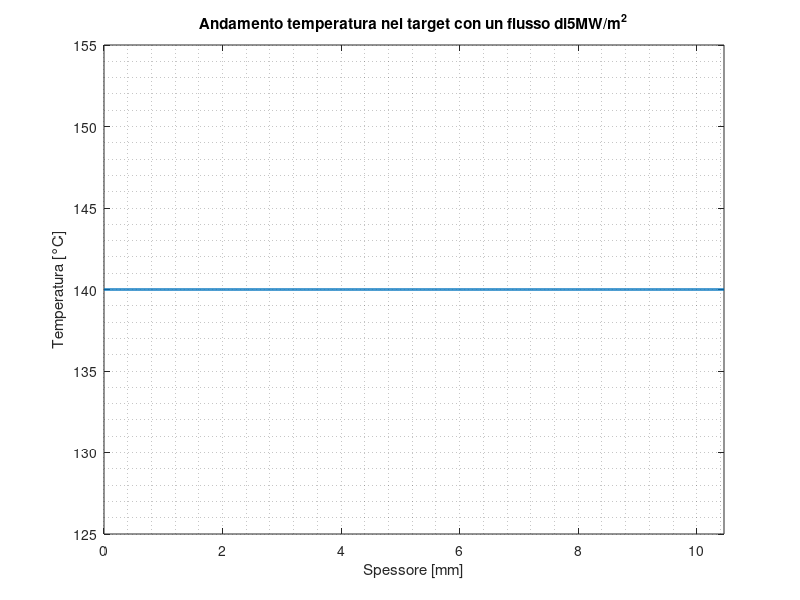

Write MATLAB code to recreate this figure. (Note: this script raises an error after producing the figure.)
%%% Modello 1D parete con proprietà dipendenti dalla temperatura +
%%% evaporazione del LM + ebollizione nucleata (no vapour shielding)

clear all
close all
clc

set(0,'DefaultAxesLineWidth',0.7)
set(0,'defaultlinelinewidth',2)
set(0,'DefaultAxesFontSize',10)

%ipotesi 1): proprietà non dipendenti dalla pressione;  
%ipotesi 2): flusso imposto minore del flusso critico, quindi sempre %ebollizione nucleata
%ipotesi 3): deflusso dell'acqua completamente sviluppato e a regime (invece la temperatura della parete evolve nel tempo)
%ipotesi 4): proprietà calcolate a Twater (e non alla temperatura media di
%uscita ed entrata)
%ipotesi 5): fattore f=0.5 dal Roccella per la media pesata delle proprietà
%della CPS
%ipotesi 6): no resistenza di contatto e no resistenza tra CuCrZr e tubo (solo convettiva)
%ipotesi 7): no interferenza tra i tubi e no shape factor del 2D

%modello 1D composto da CPS e CuCrZr. Parametri geometrici e
%termofluidodinamici dal paper di Roccella. La quotatura del pezzo, non
%ricavabile interamente dal paper, è stata completata attraverso la proporzione delle misure della figura sul paper 

%% Proprietà termofisiche
Tw=140; %[°C]
Tin=Tw;  
LCuCrZr=8.46e-3; %[m]
LCPS=2e-3; %[m] 
Ltot=LCPS+LCuCrZr;
DD=8e-3; %[m]
vel=12; %[m/s]
delta=0.8e-3; %[m]   %twisted tape thickness (fonte: SOLPS-ITER simplified heat transfer model for plasma facing components, Stefano Carli)
diameter=4*(pi*(DD^2)/4-delta*DD)/(pi*DD+2*DD-2*delta);  %diametro idraulico (fonte: SOLPS-ITER simplified heat transfer model for plasma facing components, Stefano Carli)
speed=vel*(1+pi^2/4/4)^0.5; %velocità con twisted tape (fonte: SOLPS-ITER simplified heat transfer model for plasma facing components, Stefano Carli)
RR=8.314;  %costante dei gas

%acqua (saturated water @ Tw da Incropera); b:410K, t=420K:
cp_b=4.278e3; %[J/kg/K]
cp_t=4.302e3; %[J/kg/K]
rho_b=1/1.077*1e3; %[kg/m^3]
rho_t=1/1.088*1e3; %[kg/m^3]
mu_b=200e-6; %[N*s/m^2]
mu_t=185e-6; %[N*s/m^2]
kk_b=688e-3; %[W/m/K]
kk_t=688e-3; %[W/m/K]
Pr_b=1.24;
Pr_t=1.16; 

mu_f_water=@(T) 2.4638e-5*exp(4.42e-4*50+(4.703e3-50*0.9565)/RR/(T+273.15-140.3-50*1.24e-2));  %[Pa*s] %(fonte:Dependence of Water Viscosity on Temperature and Pressure, E. R. Likhachev)

cp_w=cp_b+(Tw+273.15-410)/(420-410)*(cp_t-cp_b); %[J/kg/K]
rho_w=rho_b+(Tw+273.15-410)/(420-410)*(rho_t-rho_b); %[kg/m^3]
mu_w=mu_b+(Tw+273.15-410)/(420-410)*(mu_t-mu_b); %[N*s/m^2]
kk_w=kk_b+(Tw+273.15-410)/(420-410)*(kk_t-kk_b); %[W/m/K]
Pr_w=Pr_b+(Tw+273.15-410)/(420-410)*(Pr_t-Pr_b);

%CuCrZr-da file forniti
rho_cucrzr=@(T) 8900.*(1 - 0.000003.*(7.20e-9.*T.^3 - 9.05e-6.*T.^2+6.24e-3.*T+1.66*1e1).*(T - 20)); %T in °C %[kg/m^3]
cp_cucrzr=@(T) 6.32e-6.*T.^2 + 9.49e-2.*T + 3.88e2;  %T in °C  %[J/kg/K]
kk_cucrzr=@(T) 2.11e-7.*T.^3-2.83e-4.*T.^2 + 1.38e-1.*T + 3.23e2;  %T in °C %[W/m/K]

%Sn-da file forniti
rho_sn=@(T) 6979-0.652.*(T+273.15-505.08); %T in °C  %[kg/m^3]
mu_sn=@(T) 1e-3*10.^(-0.408+343.4./(T+273.15));  %T in °C %[N*s/m^2]
kk_sn=@(T) 13.90+0.02868.*(T+273.15);  %T in °C %[W/m/K]
cp_sn=@(T) (9.97-9.15e-3.*(T+273.15)+6.5e-6.*(T+273.15).^2)/(118.71*1e-3)*4.184;  %T in °C  %[J/kg/K]

%W-da file forniti
rho_tung=@(T) 1e3.*(19.3027-2.3786e-4.*T-2.2448e-8.*T.^2); %T in °C  %[kg/m^3]
cp_tung=@(T) 128.308+3.2797e-2.*T-3.4097e-6.*T.^2; %T in °C  %[J/kg/K]
kk_tung=@(T) 174.9274-0.1067.*T+5.0067e-5.*T.^2-7.8349e-9.*T.^3; %T in °C %[W/m/K]

%CPS-proprietà ricavate attraverso una media pesata come dal paper fornito
%(Power handling of a liquid-metal based CPS structure under high steady-state heat and particle fluxes, Morgan et al.)
ff=0.5; 
kk_CPS_sn=@(T) ff*kk_sn(T)+(1-ff)*kk_tung(T); %[W/m/K]
rho_CPS_sn=@(T) ff*rho_sn(T)+(1-ff)*rho_tung(T);  %[kg/m^3]
cp_CPS_sn=@(T) ff*cp_sn(T)+(1-ff)*cp_tung(T); %[J/kg/K]

%% Calcolo dei parametri per il coefficiente di scambio termico (HTC)
Re_w=rho_w*speed*diameter/mu_w;
pressure=5; %[MPa]
T_sat=263.8; %[°C] temperatura di saturazione a 5 MPa
factor=1.15; %fattore di correzione per twisted tape (fonte: SOLPS-ITER simplified heat transfer model for plasma facing components, Stefano Carli) 
hh_st=@(Twall) factor*kk_w/diameter*0.027*(Re_w^(4/5))*(Pr_w^(1/3))*(mu_w/mu_f_water(Twall))^0.14; %correlazione di Sieder-Tate modificata %[W/m^2/K]

%% evaporazione LM
eta=1.66;
fredep=0.9;
molecular_weight=118.71*1.66054*1e-27; %[kg] 
Boltzmann=1.38*1e-23; %[J/K]
Avogadro=6.022*1e23; %[mol^-1]
enthalpy=@(T) -1285.372+28.4512*(T+273.15); %[J/mol]  %da proprietà Sn
vapor_pressure=@(T) 101325*10^(5.262-15332/(T+273.15));  %[Pa]  %da proprietà Sn
molar_flux=@(T) eta*fredep*vapor_pressure(T)/sqrt(2*pi*molecular_weight*Boltzmann*(273.15+T))/Avogadro;  %[mol/m^2/s]

%% flusso iniziale
q_par_u=1.6e9; %[W/m^2]  %da design DTT
beta=pi/6; %[°] %inclinazione delle linee di campo rispetto al target, da design DTT
B_theta_B_u=1.7/6.2; %(B_theta/B)_u  %da design DTT
B_theta_B_u___B_theta_B_t=3;  %(B_theta/B)_u/%(B_theta/B)_t  %da design DTT
rapp_aree=sin(beta)*B_theta_B_u/B_theta_B_u___B_theta_B_t;
coeff_mitigazione=1.8; %coefficiente di mitigazione dovuto al gas nobile

%% Soluzione
%Discretizzazione nello spazio
dx=1e-5;
xx1=(0:dx:LCuCrZr)'; %pedice1=CuCrZr
ni=length(xx1); %nodo di interfaccia
xx2=(LCuCrZr+dx:dx:Ltot)'; %pedice2=CPS
xx=[xx1;xx2];
nn=length(xx);

%Discretizzazione nel tempo
dt=0.1;

qq=[5e6,10e6,20e6,q_par_u*rapp_aree/coeff_mitigazione];  %analisi termica per diversi flussi imposti

for jj=1:length(qq)
    
    %Condizione iniziale
    Tm=Tin*ones(nn,1);
    time(1)=0;

    %Preallocazione matrice
    AA=zeros(nn,nn);

    figure(jj)
    line(1)=plot(xx*1e3,Tm,'displayname','t_0');
    hold on
    grid minor
    xlim([0,xx(end)*1e3])
    xlabel("Spessore [mm]")
    ylabel("Temperatura [°C]")
    title(["Andamento temperatura nel target con un flusso di" num2str(qq(jj)/1e6) "MW/m^2"])

    %Metodo Eulero Implicito con Frozen Coefficients
    ii=1;
    precisione(1)=1;
    while precisione(ii)>1e-2    %per arrivare a stazionario
        %Matrice
        alpha=(kk_cucrzr(Tm)./(rho_cucrzr(Tm).*cp_cucrzr(Tm))).*(xx<=LCuCrZr)+(kk_CPS_sn(Tm)./(rho_CPS_sn(Tm).*cp_CPS_sn(Tm))).*(xx>LCuCrZr); 

        aa=alpha*dt./dx^2;
        inferiore=[-aa(2:end);0];
        main=(1+2*aa);
        superiore=[0;-aa(1:end-1)];
        DD=[inferiore,main,superiore];
        AA=spdiags(DD,-1:1,nn,nn);
        
        %Calcolo del HTC-metodo iterativo Newton
        toll=1e-5;
        funct=@(xx) hh_st(Tm(1))*(xx-Tw)-15500*((pressure^(1.156))*(1.8*abs(xx-T_sat))^(2.046/(pressure^0.0234))); %correlazione di Bergles-Rohsenow
        dfunct=@(xx) hh_st(Tm(1))-15500*(pressure^(1.156))*(2.046/(pressure^0.0234))*((1.8*abs(xx-T_sat))^(2.046/(pressure^0.0234)))*1.8;

        [T_ONB]=myNewton(funct,dfunct,T_sat+1,toll); %+1 perché la funzione non è definita in T_sat 
        
        if Tm(1)>T_ONB   %si ha ebollizione nucleata
            qq_st=hh_st(Tm(1))*(Tm(1)-Tw);
            qq_nb=1e6*(exp(pressure/8.7)*(Tm(1)-T_sat)/22.65)^2.8;  %correlazione di Thoms-CEA 
            qq_0=1e6*(exp(pressure/8.7)*(T_ONB-T_sat)/22.65)^2.8;
            
            qq_tot=sqrt(qq_st^2+(qq_nb^2)*((1-qq_0/qq_nb)^2));
            hh=qq_tot/(Tm(1)-Tw);
        else
            hh=hh_st(Tm(1));    %convezione con acqua monofase sottoraffreddata
        end
           
        %Condizioni al contorno
        
            %Robin primo nodo
            AA(1,1)=-(1+dx*hh/kk_cucrzr(Tm(1)));
            AA(1,2)=1;

            %Interfaccia
            AA(ni,ni-1)=kk_cucrzr(Tm(ni-1))/kk_CPS_sn(Tm(ni-1));  
            AA(ni,ni)=-1-kk_cucrzr(Tm(ni))/kk_CPS_sn(Tm(ni));
            AA(ni,ni+1)=1;

            %Neumann non omogenea
            AA(end,end-1)=-1;
            AA(end,end)=1;

        %Vettore termini noti
        bb=Tm;
        bb(1)=-Tw*hh*dx/kk_cucrzr(Tm(1));
        bb(ni)=0;
        bb(end)=(qq(jj)-molar_flux(Tm(end))*enthalpy(Tm(end)))*dx/kk_CPS_sn(Tm(end));
        
        if jj==4
           flux_evap(ii)=molar_flux(Tm(end))*enthalpy(Tm(end));
        end

        %Soluzione
        TT=AA\bb;
        ii=ii+1;
        time(ii)=time(ii-1)+dt;
        precisione(ii)=norm(TT-Tm)/norm(TT-Tw);
        Tm=TT;

        line(ii+1)=plot(xx*1e3,TT,'displayname',['t=' num2str(time(ii)) 's']);
        pause(0.2)
    end

    legend(line(1:2:ii+1),'location','nw')  %legenda solo di alcuni plot

end

%% andamento del HTC
temp=(130:310);
for ii=1:length(temp)
    funct=@(xx) hh_st(temp(ii))*(xx-Tw)-15500*((pressure^(1.156))*(1.8*abs(xx-T_sat))^(2.046/(pressure^0.0234)));
    dfunct=@(xx) hh_st(temp(ii))-15500*(pressure^(1.156))*(2.046/(pressure^0.0234))*((1.8*abs(xx-T_sat))^(2.046/(pressure^0.0234)))*1.8;

    [T_ONB]=myNewton(funct,dfunct,T_sat+1,toll); 
    
    if temp(ii)>T_ONB
        qq_st=hh_st(temp(ii))*(temp(ii)-Tw);
        qq_nb=1e6*(exp(pressure/8.7)*(temp(ii)-T_sat)/22.65)^2.8;    %Thoms-CEA correlation
        qq_0=1e6*(exp(pressure/8.7)*(T_ONB-T_sat)/22.65)^2.8;

        qq_tot=sqrt(qq_st^2+(qq_nb^2)*((1-qq_0/qq_nb)^2));

        hh=qq_tot/(temp(ii)-Tw);
    else
        hh=hh_st(temp(ii));
    end
    HTC(ii)=hh;
end
    
figure(jj+1)
plot(temp,HTC*1e-3)
grid minor
xlim([temp(1),temp(end)])
xlabel("Temperatura [°C]")
ylabel("HTC [kW/m^2/K]")
title('HTC in funzione della temperatura interna del tubo')

figure(jj+2)
plot(time(1:length(flux_evap)),flux_evap/1e6,'r')
xlabel('Tempo [s]')
ylabel('Potenza termica [MW/m^2]')
grid minor
title('Flusso evaporato  nel tempo')

%% Concentrazione del vapore 
uu=(700:1100);
vapore=zeros(size(uu));

for kk=1:length(uu)
    vapore(kk)=molar_flux(uu(kk))*Avogadro;
end

figure(jj+3)
semilogy(uu,vapore)
grid minor
xlabel('Temperatura [°C]')
ylabel('Flusso di particelle [#/m^2/s]')
title('Evaporazione stagno')

%% Calcolo del flusso critico - correlazione di Tong75 modificata per twisted tape (da design ITER, fonte: SOLPS-ITER simplified heat transfer model for plasma facing components, Stefano Carli)
f_0=8/(Re_w^0.6)*(diameter/(12.7*1e-3))^0.32;
i_fg=1639.39e3; %calore latente di vaporizzazione a 5MPa [J/kg]
rho_v=26.67; %densità vapore a Tsat [kg/m^3]
J_a=cp_w*(T_sat-Tw)/i_fg*rho_w/rho_v;
Cf=1.67; %fattore di correzione

critical_flux=Cf*0.23*f_0*rho_w*speed*i_fg*(1+0.00216*((pressure/22.09)^1.8)*J_a*Re_w^0.5);

fprintf('Il flusso critico è %.2f [MW/m^2]\n',critical_flux*1e-6)